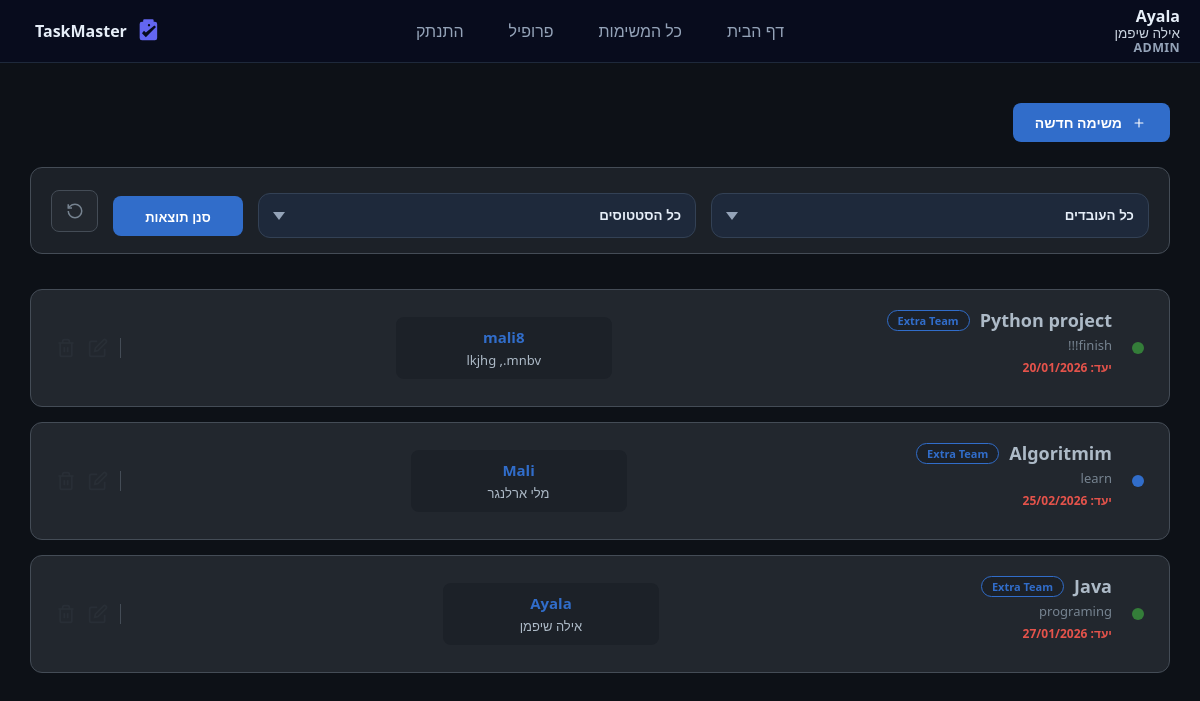
/app1/all_tasks/ (signed in), run on the app's committed database.
### task_managment_app1/models.py (models this page shows, shortened)
class Worker(models.Model):
   id = models.AutoField(primary_key=True)
   user=models.OneToOneField(User,on_delete=models.CASCADE)
   team = models.ForeignKey('Team', on_delete=models.SET_NULL, null=True, blank=True)
   role=models.CharField(max_length=50,choices=Role.choices,default=Role.WORKER)
   phone = models.CharField(max_length=50)
   address = models.TextField()

class Task(models.Model):
   id = models.AutoField(primary_key=True)
   name = models.CharField(max_length=50)
   description = models.TextField()
   targetDate=models.DateField(validators=[future_date_validator])
   status=models.CharField(max_length=50,choices=TaskStatus.choices,default=TaskStatus.NEW)
   operator=models.ForeignKey('Worker',on_delete=models.SET_NULL,null=True,blank=True)
   team=models.ForeignKey('Team',on_delete=models.CASCADE)

class Team(models.Model):
   id = models.AutoField(primary_key=True)
   name = models.CharField(max_length=50)

### task_managment_app1/views.py (the view)
# urls.py: path('all_tasks/', views.all_tasks_view, name='all_tasks'),
@login_required(login_url='/app1/login')
def all_tasks_view(request):
    worker_id = request.GET.get('worker_filter')
    status_val = request.GET.get('status_filter')
    if not hasattr(request.user, 'worker'):
        return redirect('error')
    if request.user.worker.role != Role.SUPER_ADMIN:
        if request.user.worker.team:
            tasks = Task.objects.filter(team=request.user.worker.team)
        else:
            tasks = Task.objects.none()
    else:
        tasks = Task.objects.all()
    if (worker_id and worker_id != "all"):
        tasks = tasks.filter(operator_id=worker_id)
    if (status_val and status_val != "all"):
        tasks = tasks.filter(status=status_val)
    worker = request.user.worker
    if worker.role == Role.SUPER_ADMIN:
        workers_list = Worker.objects.all()
    else:
        workers_list = Worker.objects.filter(team=worker.team)
    context = {'tasks': tasks,
               'workers': workers_list,
               'status_choices': TaskStatus.choices}
    return render(request, 'task_managment_app1/admin/all_tasks.html', context)

### task_managment_app1/templates/task_managment_app1/admin/all_tasks.html (shortened to what this page needs)
{% extends 'base.html' %}
{% block content %}
<div style="padding-top: 40px; direction: rtl;">
    <div style="display: flex; justify-content: flex-start; gap: 12px; margin-bottom: 25px;">
        {% if user.worker.role == 'ADMIN' or user.worker.role == 'SUPER_ADMIN' %}
            <a href="{% url 'add_task' %}" style="text-decoration: none; background: #316dca; color: white; padding: 10px 22px; border-radius: 8px; font-size: 14px; font-weight: 600; display: flex; align-items: center; gap: 8px; transition: 0.2s;">
                <svg width="18" height="18" viewBox="0 0 16 16" fill="currentColor"><path d="M8 4a.5.5 0 0 1 .5.5v3h3a.5.5 0 0 1 0 1h-3v3a.5.5 0 0 1-1 0v-3h-3a.5.5 0 0 1 0-1h3v-3A.5.5 0 0 1 8 4z"/></svg>
                משימה חדשה
            </a>
        {% endif %}
    </div>
    <div style="margin-bottom: 35px; background: #1c2128; border: 1px solid #444c56; border-radius: 12px; padding: 15px 20px;">
        <form method="get" action="{% url 'all_tasks' %}" style="display: flex; align-items: center; gap: 15px; width: 100%;">
            <div style="flex: 1;">
            </div>
            <div style="flex: 1;">
            </div>
            <button type="submit" style="width: 130px; height: 40px; background: #316dca; color: white; border: none; border-radius: 8px; font-weight: 600; font-size: 13px; cursor: pointer;">סנן תוצאות</button>
            <a href="{% url 'all_tasks' %}" style="height: 40px; width: 45px; background: #22272e; border: 1px solid #444c56; border-radius: 8px; color: #768390; display: flex; align-items: center; justify-content: center;" title="נקה הכל">
                <svg width="18" height="18" viewBox="0 0 24 24" fill="none" stroke="currentColor" stroke-width="2"><path d="M3 12a9 9 0 1 0 9-9 9.75 9.75 0 0 0-6.74 2.74L3 8"></path><path d="M3 3v5h5"></path></svg>
            </a>
        </form>
    </div>
    <div style="display: flex; flex-direction: column; gap: 15px; width: 100%;">
        {% for task in tasks %}
        <div class="task-card" style="background: #22272e; border: 1px solid #444c56; padding: 18px 25px; border-radius: 12px; display: flex; align-items: center; justify-content: space-between; transition: 0.2s;">
            <div style="display: flex; align-items: center; gap: 20px;">
                <div style="width: 12px; height: 12px; border-radius: 50%; background: {% if task.status == 'NEW' %}#768390 {% elif task.status == 'ACTIVE' %}#316dca{% else %}#347d39{% endif %};"></div>
                <div style="text-align: right;">
                    <div style="display: flex; align-items: center; gap: 10px; margin-bottom: 4px;">
                        <h3 style="margin: 0; font-size: 18px; color: #adbac7; font-weight: 600;">{{task.name}}</h3>
                        {% if task.team %}
                            <span class="team-badge">{{ task.team.name }}</span>
                        {% endif %}
                    </div>
                    <p style="color: #768390; font-size: 13px; margin: 0;">{{task.description|truncatechars:85}}</p>
                    <p style="color: #e5534b; font-size: 12px; margin-top: 5px; font-weight: 600;">יעד: {{ task.targetDate|date:"d/m/Y" }}</p>
                </div>
            </div>
            <div class="operator-box">
                {% if task.operator %}
                    <span style="color: #316dca; font-weight: 600; font-size: 15px;">{{task.operator.user.username}}</span>
                    <span style="color: #adbac7; font-size: 13px;">{{task.operator.user.first_name}} {{task.operator.user.last_name}}</span>
                {% else %}
                    <span style="color: #768390; font-size: 14px; font-style: italic;">טרם שויך עובד</span>
                {% endif %}
            </div>
            <div style="display: flex; align-items: center; gap: 12px;">
                {% if user.worker.role == 'ADMIN' or user.worker.role == 'SUPER_ADMIN' %}
                    <div style="display: flex; gap: 12px; border-right: 1px solid #444c56; padding-right: 12px; align-items: center;">
                        {% if task.operator %}
                            <span class="action-icon disabled" title="משימה בביצוע">
                                <svg width="20" height="20" viewBox="0 0 24 24" fill="none" stroke="currentColor" stroke-width="2"><path d="M11 4H4a2 2 0 0 0-2 2v14a2 2 0 0 0 2 2h14a2 2 0 0 0 2-2v-7"></path><path d="M18.5 2.5a2.121 2.121 0 0 1 3 3L12 15l-4 1 1-4L18.5 2.5z"></path></svg>
                            </span>
                            <span class="action-icon disabled">
                            </span>
                        {% endif %}
                    </div>
                {% endif %}
            </div>
        </div>
        {% empty %}
        <div style="text-align: center; padding: 80px; color: #768390; border: 2px dashed #444c56; border-radius: 12px;">אין משימות להצגה.</div>
        {% endfor %}
    </div>
</div>
{% endblock %}

### templates/base.html (shortened to what this page needs)
<!DOCTYPE html>
<html lang="he" dir="rtl">
<head>
    {% load static %}
</head>
<body>
    <nav>
        <a class="brand" href="{% url 'home' %}" aria-label="TaskMaster">
            <span class="brand-title">TaskMaster</span>
        </a>
        {% if user.is_authenticated %}
        <div class="nav-userbox">
            <p class="nav-username">{{user.username}}</p>
            <p class="nav-fullname">{{user.first_name}} {{user.last_name}}</p>
            <p class="nav-role">{{user.worker.role}}</p>
        </div>
        {% endif %}
        <a href="{% url 'home' %}">דף הבית</a>
        <a href="{% url 'all_tasks' %}">כל המשימות</a>
        {% if user.is_authenticated %}
            <a href="{% url 'personal_details' %}">פרופיל</a>
            <a href="{% url 'logout' %}">התנתק</a>
        {% else %}
            <a href="{% url 'login' %}">התחברות</a>
            <a href="{% url 'register' %}">הרשמה</a>
        {% endif %}
    </nav>
    <div style="width: 95%; margin: 0 auto; flex-grow: 1;">
        {% block content %}{% endblock %}
    </div>
</body>
</html>

### templates/base.html (style rules this page uses)
:root { --bg-deep: #020617; --card-bg: #0f172a; --accent: #6366f1; --input-bg: #1e293b; }
body { background-color: var(--bg-deep); color: #f8fafc; font-family: 'Segoe UI', Tahoma, sans-serif; margin: 0; display: flex; flex-direction: column; min-height: 100vh; }
button { background: transparent; border: 2px solid var(--accent); color: white; padding: 14px; border-radius: 12px; width: 100%; font-weight: bold; cursor: pointer; transition: 0.3s; margin-top: 10px; }
nav { background: #080c1d; padding: 20px; border-bottom: 1px solid #1e293b; position: relative; display: flex; align-items: center; justify-content: center; gap: 15px; }
nav a { color: #94a3b8; text-decoration: none; margin: 0 15px; font-weight: 500; }
.brand { position: absolute; inset-inline-end: 20px; top: 50%; transform: translateY(-50%); display: flex; align-items: center; gap: 8px; color: #e6eef8; font-weight: 700; text-decoration: none; z-index: 10; }
.brand svg { width: 28px; height: 28px; display: block; }
.brand .brand-title { font-size: 1rem; color: #e6eef8; }
.nav-userbox { position: absolute; inset-inline-start: 20px; top: 50%; transform: translateY(-50%); display: flex; flex-direction: column; align-items: flex-start; gap: 2px; z-index: 10; text-align: left; color: #e6eef8; }
.nav-userbox p { margin: 0; line-height: 1; }
.nav-username { font-weight: 700; font-size: 1rem; }
.nav-fullname { color: #cbd5e1; font-size: 0.85rem; }
.nav-role { color: #94a3b8; font-size: 0.78rem; font-weight: 600; letter-spacing: .03em; text-transform: uppercase; }

### task_managment_app1/templates/task_managment_app1/admin/all_tasks.html (style rules this page uses)
body { background-color: #0d1117; font-family: 'Segoe UI', sans-serif; color: #adbac7; }
.team-badge { background: #1c2128; color: #316dca; border: 1px solid #316dca; font-size: 11px; padding: 2px 10px; border-radius: 12px; font-weight: 600; }
.operator-box { background: #1c2128; padding: 10px 18px; border-radius: 8px; min-width: 180px; display: flex; flex-direction: column; align-items: center; gap: 4px; }
.action-icon { transition: 0.2s; display: flex; align-items: center; }
.action-icon.disabled { opacity: 0.2; pointer-events: none; color: #444c56 !important; }

### data on the page
Task: name "Python project", team.name "Extra Team", description "finish!!!", targetDate "20/01/2026", operator.user.username "mali8", operator.user.first_name "lkjhg", operator.user.last_name ",.mnbv"
Task: name "Algoritmim", team.name "Extra Team", description "learn", targetDate "25/02/2026", operator.user.username "Mali", operator.user.first_name "מלי", operator.user.last_name "ארלנגר"
Task: name "Java", team.name "Extra Team", description "programing", targetDate "27/01/2026", operator.user.username "Ayala", operator.user.first_name "אילה", operator.user.last_name "שיפמן"

### other printed values
{{ user.username }} "Ayala"
{{ user.first_name }} "אילה"
{{ user.last_name }} "שיפמן"
{{ user.worker.role }} "ADMIN"
